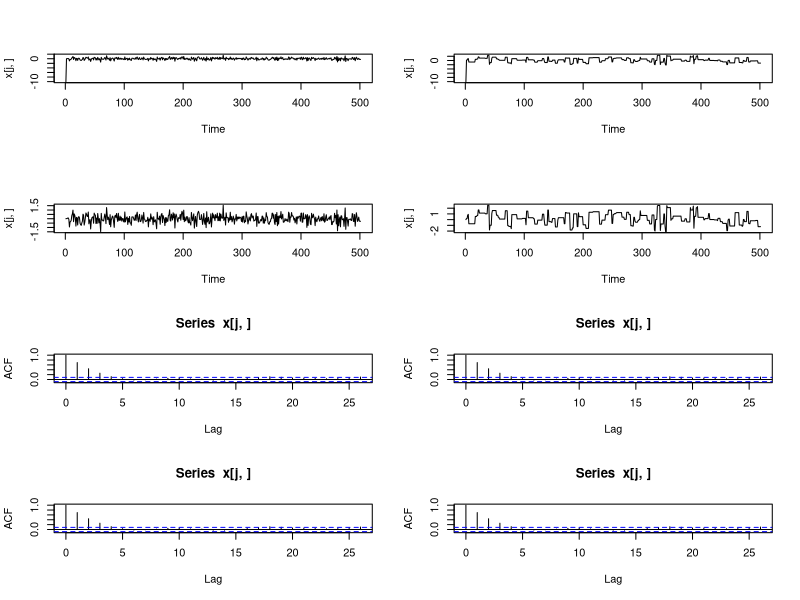

The R source for this figure:
x0=x_old=c(-10,-10,0,0)
x_new=rep(0,4)
x=NULL
x=cbind(x,x0)
s=c(0.5,5,0.5,5);
accept=c(0,0,0,0);
k=500
for(i in 1:k){
	e=rnorm(1,0,1);
	y=s*e
	u=runif(1,0,1)
	alpha=exp(-(y^2-(x_old)^2)/2)
	for(j in 1:4){
		if(u< alpha[j]){
			x_new[j]=y[j]
			accept[j]=accept[j]+1
		}
		else{
			x_new[j]=x_old[j]
		}
	}
	x=cbind(x,x_new)
	x_old=x_new
}

acc_rate=accept/k
acc_rate
par(mfrow=c(4,2))
for(j in 1:4)
{
	ts.plot(x[j,])
}

for (i in 1:4) {
	acf(x[j,])
}